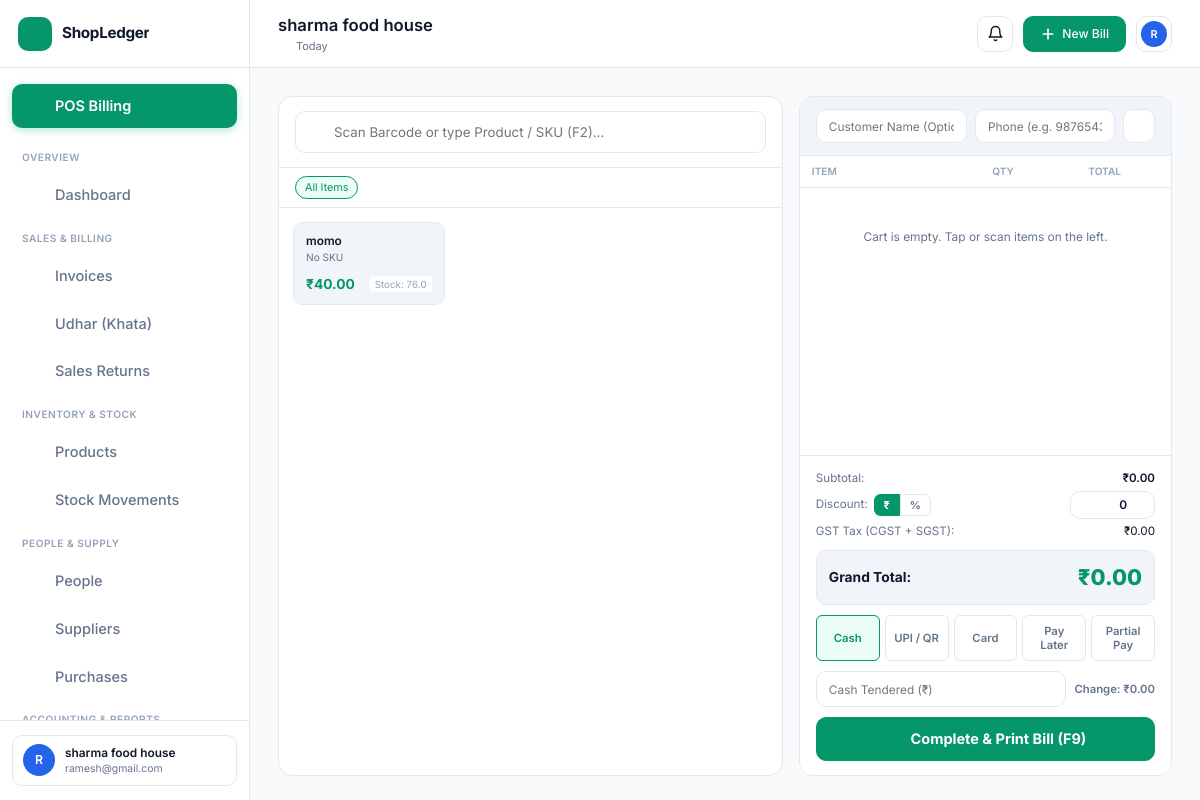
The app's page /pos (signed in) with its own data.
### tables this page shows
CREATE TABLE businesses (
        id INTEGER PRIMARY KEY AUTOINCREMENT,
        owner_id INTEGER NOT NULL,
        name TEXT NOT NULL,
        category TEXT DEFAULT 'retail',
        phone TEXT,
        email TEXT,
        address TEXT,
        gstin TEXT,
        currency TEXT DEFAULT '₹',
        invoice_prefix TEXT DEFAULT 'INV-',
        tax_enabled INTEGER DEFAULT 1,
        default_tax_rate REAL DEFAULT 0.0,
        terms_conditions TEXT DEFAULT 'Thank you for your business! Goods once sold cannot be returned without bill.',
        created_at TIMESTAMP DEFAULT CURRENT_TIMESTAMP, status TEXT DEFAULT 'active',
        FOREIGN KEY (owner_id) REFERENCES users(id) ON DELETE CASCADE
    );

CREATE TABLE users (
id INTEGER PRIMARY KEY AUTOINCREMENT,
email TEXT UNIQUE NOT NULL,
password TEXT NOT NULL
, name TEXT, role TEXT DEFAULT 'owner', business_id INTEGER, account_status TEXT DEFAULT 'active', must_change_password INTEGER DEFAULT 0, session_version INTEGER DEFAULT 1, phone TEXT);

CREATE TABLE products (
        id INTEGER PRIMARY KEY AUTOINCREMENT,
        business_id INTEGER NOT NULL,
        name TEXT NOT NULL,
        sku TEXT,
        barcode TEXT,
        category_id INTEGER,
        brand TEXT,
        purchase_price REAL NOT NULL DEFAULT 0.0,
        selling_price REAL NOT NULL DEFAULT 0.0,
        tax_rate REAL DEFAULT 0.0,
        stock_quantity REAL DEFAULT 0.0,
        min_stock_level REAL DEFAULT 5.0,
        unit TEXT DEFAULT 'pcs',
        description TEXT,
        is_active INTEGER DEFAULT 1,
        created_at TIMESTAMP DEFAULT CURRENT_TIMESTAMP, deleted_at TIMESTAMP DEFAULT NULL,
        FOREIGN KEY (business_id) REFERENCES businesses(id) ON DELETE CASCADE,
        FOREIGN KEY (category_id) REFERENCES categories(id) ON DELETE SET NULL
    );

### routes/pos_routes.py (the view)
@pos_bp.route("/pos")
def index():
    if "user_id" not in session:
        return redirect(url_for("auth.login"))
    biz_id = session.get("business_id")
    if not biz_id:
        return redirect(url_for("auth.onboarding"))
    business = get_business_by_id(biz_id)
    products = get_products(biz_id, limit=60)
    categories = get_categories(biz_id)
    customers = get_customers(biz_id, limit=30)
    return render_template(
        "pos/index.html",
        business=business,
        products=products,
        categories=categories,
        customers=customers
    )

### templates/pos/index.html (shortened to what this page needs)
{% extends "base.html" %}
{% block content %}
<div class="pos-terminal-grid">
  <div class="pos-card-pane">
    <div style="padding: 14px 16px; border-bottom: 1px solid var(--border-color); display: flex; gap: 10px; align-items: center;">
      <div style="position: relative; flex: 1;">
        <i data-lucide="scan-barcode" style="position: absolute; left: 12px; top: 50%; transform: translateY(-50%); width: 18px; height: 18px; color: var(--text-faint);"></i>
        <input type="text" id="pos-search-input" class="form-input" style="padding-left: 38px; height: 42px; font-size: 0.92rem;" placeholder="Scan Barcode or type Product / SKU (F2)..." autofocus>
      </div>
    </div>
    <div style="padding: 8px 16px; border-bottom: 1px solid var(--border-color); display: flex; gap: 6px; overflow-x: auto; white-space: nowrap;">
      <button class="quick-pill selected pos-cat-btn" data-cat-id="">All Items</button>
    </div>
    <div id="pos-product-grid" style="flex: 1; overflow-y: auto; padding: 14px; display: grid; grid-template-columns: repeat(auto-fill, minmax(140px, 1fr)); gap: 10px; align-content: start;">
      {% for p in products %}
        <div class="product-tile"
             data-id="{{ p.id }}"
             data-name="{{ p.name }}"
             data-price="{{ p.selling_price }}"
             data-cost="{{ p.purchase_price }}"
             data-tax="{{ p.tax_rate }}"
             data-sku="{{ p.sku }}"
             data-stock="{{ p.stock_quantity }}">
          <div>
            <div style="font-size: 0.82rem; font-weight: 600; color: var(--text-main); line-height: 1.3;">{{ p.name }}</div>
            <div style="font-size: 0.7rem; color: var(--text-muted); margin-top: 2px;">{{ p.sku or 'No SKU' }}</div>
          </div>
          <div style="margin-top: 8px; display: flex; align-items: center; justify-content: space-between;">
            <span style="font-weight: 700; font-size: 0.95rem; color: var(--accent-green-text);">
              {{ business.currency }}{{ "{:,.2f}".format(p.selling_price) }}
            </span>
            <span style="font-size: 0.68rem; padding: 1px 5px; border-radius: 4px; background: var(--bg-surface); color: {{ 'var(--accent-red-text)' if p.stock_quantity <= p.min_stock_level else 'var(--text-faint)' }};">
              Stock: {{ p.stock_quantity }}
            </span>
          </div>
        </div>
      {% endfor %}
    </div>
  </div>
  <div class="pos-card-pane">
    <div style="padding: 12px 16px; border-bottom: 1px solid var(--border-color); display: flex; align-items: center; justify-content: space-between; gap: 8px; background: var(--bg-surface-hover);">
      <div style="flex: 1; display: flex; gap: 8px;">
        <input type="text" id="pos-cust-name" class="form-input" style="height: 34px; font-size: 0.82rem;" placeholder="Customer Name (Optional)">
        <input type="tel" id="pos-cust-phone" class="form-input" style="height: 34px; font-size: 0.82rem; width: 140px;" placeholder="Phone (e.g. 9876543210)">
      </div>
      <button id="pos-clear-cart" class="btn-secondary" style="height: 34px; padding: 0 8px;" title="Clear Cart">
        <i data-lucide="trash-2" style="width: 14px; height: 14px;"></i>
      </button>
    </div>
    <div style="display: grid; grid-template-columns: 2fr 1fr 1fr 30px; gap: 8px; padding: 8px 12px; font-size: 0.7rem; font-weight: 600; text-transform: uppercase; color: var(--text-faint); border-bottom: 1px solid var(--border-color); background: var(--bg-input);">
      <span>Item</span>
      <span style="text-align: center;">Qty</span>
      <span style="text-align: right;">Total</span>
      <span></span>
    </div>
    <div id="pos-cart-list" style="flex: 1; overflow-y: auto; display: flex; flex-direction: column;">
      <div id="pos-cart-empty" style="text-align: center; padding: 40px 16px; color: var(--text-muted); font-size: 0.82rem;">
        <p>Cart is empty. Tap or scan items on the left.</p>
      </div>
    </div>
    <div style="padding: 14px 16px; border-top: 1px solid var(--border-color); background: var(--bg-surface); display: flex; flex-direction: column; gap: 10px;">
      <div style="display: flex; flex-direction: column; gap: 4px; font-size: 0.8rem; color: var(--text-muted);">
        <div style="display: flex; justify-content: space-between;">
          <span>Subtotal:</span>
          <span id="pos-subtotal" style="font-weight: 600; color: var(--text-main);">{{ business.currency }}0.00</span>
        </div>
        <div style="display: flex; justify-content: space-between; align-items: center;">
          <span style="display: flex; align-items: center; gap: 6px;">
            <span>Discount:</span>
            <div style="display: inline-flex; border-radius: var(--radius-sm); overflow: hidden;">
              <button type="button" class="disc-toggle-btn active" id="pos-disc-type-fixed" title="Fixed Discount (₹)">{{ business.currency }}</button>
              <button type="button" class="disc-toggle-btn" id="pos-disc-type-pct" title="Percentage Discount (%)">%</button>
            </div>
          </span>
          <input type="number" id="pos-discount-input" min="0" step="any" value="0" class="form-input" style="width: 85px; height: 28px; text-align: right; font-size: 0.82rem; font-weight: 600;">
        </div>
        {% if business.tax_enabled %}
          <div style="display: flex; justify-content: space-between;">
            <span>GST Tax (CGST + SGST):</span>
            <span id="pos-tax-val" style="color: var(--text-main);">{{ business.currency }}0.00</span>
          </div>
        {% endif %}
      </div>
      <div style="display: flex; align-items: center; justify-content: space-between; padding: 10px 12px; background: var(--bg-surface-hover); border-radius: var(--radius-md); border: 1px solid var(--border-color);">
        <span style="font-size: 0.95rem; font-weight: 700; color: var(--text-main);">Grand Total:</span>
        <span id="pos-grand-total" style="font-size: 1.5rem; font-weight: 800; color: var(--accent-green-text);">{{ business.currency }}0.00</span>
      </div>
      <div style="display: grid; grid-template-columns: repeat(5, 1fr); gap: 5px;">
        <button type="button" class="payment-method-btn active" data-method="cash">Cash</button>
        <button type="button" class="payment-method-btn" data-method="upi">UPI / QR</button>
        <button type="button" class="payment-method-btn" data-method="card">Card</button>
        <button type="button" class="payment-method-btn" data-method="credit" title="100% Udhar">Pay Later</button>
        <button type="button" class="payment-method-btn" data-method="partial" title="Partial Cash/UPI/Card + Pay Later">Partial Pay</button>
      </div>
      <div id="pos-cash-calc" style="display: flex; gap: 8px; align-items: center;">
        <input type="number" id="pos-tendered-input" class="form-input" style="height: 36px; font-size: 0.82rem;" placeholder="Cash Tendered (₹)">
        <span id="pos-change-display" style="font-size: 0.78rem; font-weight: 600; color: var(--text-muted); white-space: nowrap;">Change: ₹0.00</span>
      </div>
      <button id="pos-submit-btn" class="btn-primary" style="height: 44px; width: 100%; justify-content: center; font-size: 1rem; font-weight: 700; background: var(--accent-green);">
        <i data-lucide="check-circle-2" style="width: 20px; height: 20px;"></i>
        <span>Complete & Print Bill (F9)</span>
      </button>
    </div>
  </div>
</div>
{% endblock %}

### templates/base.html (shortened to what this page needs)
<!DOCTYPE html>
<html lang="en" data-theme="light">
<head>
  <link rel="stylesheet" href="{{ url_for('static', filename='fintech.css') }}">
</head>
<body>
  <div class="app-layout">
    <aside class="sidebar" id="main-sidebar">
      <div class="sidebar-header">
        <a href="{{ url_for('dashboard.index') }}" class="brand-wrapper">
          <div class="brand-logo">
            <i data-lucide="store" style="width: 20px; height: 20px;"></i>
          </div>
          <span class="brand-name">ShopLedger</span>
        </a>
        <button class="sidebar-collapse-btn" id="sidebar-collapse-btn" title="Toggle Sidebar">
          <i data-lucide="chevron-left" style="width: 16px; height: 16px;"></i>
        </button>
      </div>
      <nav class="sidebar-nav">
        <a href="{{ url_for('pos.index') }}" class="nav-link pos-nav-highlight" style="margin-bottom: 8px;">
          <i data-lucide="zap" class="nav-icon"></i>
          <span class="nav-label">POS Billing</span>
        </a>
        <span class="nav-section-title">Overview</span>
        <a href="{{ url_for('dashboard.index') }}" class="nav-link {% if request.endpoint == 'dashboard.index' %}active{% endif %}">
          <i data-lucide="layout-dashboard" class="nav-icon"></i>
          <span class="nav-label">Dashboard</span>
        </a>
        <span class="nav-section-title">Sales & Billing</span>
        <a href="{{ url_for('invoices.list_invoices') }}" class="nav-link {% if 'invoice' in request.endpoint %}active{% endif %}">
          <i data-lucide="receipt" class="nav-icon"></i>
          <span class="nav-label">Invoices</span>
        </a>
        <a href="{{ url_for('udhar.index') }}" class="nav-link {% if 'udhar' in request.endpoint %}active{% endif %}">
          <i data-lucide="book-open-check" class="nav-icon"></i>
          <span class="nav-label">Udhar (Khata)</span>
        </a>
        <a href="{{ url_for('returns.index') }}" class="nav-link {% if 'return' in request.endpoint %}active{% endif %}">
          <i data-lucide="rotate-ccw" class="nav-icon"></i>
          <span class="nav-label">Sales Returns</span>
        </a>
        <span class="nav-section-title">Inventory & Stock</span>
        <a href="{{ url_for('inventory.list_products') }}" class="nav-link {% if 'inventory' in request.endpoint and 'movement' not in request.endpoint %}active{% endif %}">
          <i data-lucide="package" class="nav-icon"></i>
          <span class="nav-label">Products</span>
        </a>
        <a href="{{ url_for('inventory.stock_history') }}" class="nav-link {% if 'movement' in request.endpoint %}active{% endif %}">
          <i data-lucide="history" class="nav-icon"></i>
          <span class="nav-label">Stock Movements</span>
        </a>
        <span class="nav-section-title">People & Supply</span>
        <a href="{{ url_for('customers.index') }}" class="nav-link {% if 'customer' in request.endpoint %}active{% endif %}">
          <i data-lucide="users" class="nav-icon"></i>
          <span class="nav-label">People</span>
        </a>
        <a href="{{ url_for('suppliers.index') }}" class="nav-link {% if 'supplier' in request.endpoint %}active{% endif %}">
          <i data-lucide="truck" class="nav-icon"></i>
          <span class="nav-label">Suppliers</span>
        </a>
        <a href="{{ url_for('suppliers.list_purchases') }}" class="nav-link {% if 'purchase' in request.endpoint %}active{% endif %}">
          <i data-lucide="shopping-bag" class="nav-icon"></i>
          <span class="nav-label">Purchases</span>
        </a>
        <span class="nav-section-title">Accounting & Reports</span>
      </nav>
      <div class="sidebar-footer">
        <div class="user-profile-snippet">
          <div class="user-avatar">
            {{ session.get('user_name', 'U')[0]|upper }}
          </div>
          <div class="user-meta">
            <span class="user-name">{{ session.get('business_name', 'My Shop') }}</span>
            <span class="user-role">{{ session.get('user_email', '') }}</span>
          </div>
        </div>
      </div>
    </aside>
    <div class="main-wrapper">
      <header class="topbar">
        <div class="topbar-left">
          <div>
            <h1 class="welcome-title">{{ session.get('business_name', 'ShopLedger') }}</h1>
            <div class="current-date">
              <i data-lucide="calendar" style="width: 13px; height: 13px;"></i>
              <span id="current-date-display">Today</span>
            </div>
          </div>
        </div>
        <div class="topbar-right">
          <a href="{{ url_for('udhar.notifications_view') }}" class="action-icon-btn" title="Reminders & Udhar Notifications" style="position: relative; text-decoration: none; display: flex; align-items: center; justify-content: center; width: 36px; height: 36px; border-radius: var(--radius-md); border: 1px solid var(--border-color); background: var(--bg-surface); color: var(--text-main);">
            <svg xmlns="http://www.w3.org/2000/svg" width="17" height="17" viewBox="0 0 24 24" fill="none" stroke="currentColor" stroke-width="2" stroke-linecap="round" stroke-linejoin="round"><path d="M18 8A6 6 0 0 0 6 8c0 7-3 9-3 9h18s-3-2-3-9"/><path d="M13.73 21a2 2 0 0 1-3.46 0"/></svg>
          </a>
          <a href="{{ url_for('pos.index') }}" class="btn-primary" style="text-decoration: none;">
            <svg xmlns="http://www.w3.org/2000/svg" width="16" height="16" viewBox="0 0 24 24" fill="none" stroke="currentColor" stroke-width="2.5" stroke-linecap="round" stroke-linejoin="round"><line x1="12" y1="5" x2="12" y2="19"/><line x1="5" y1="12" x2="19" y2="12"/></svg>
            <span class="btn-text">New Bill</span>
          </a>
          <div class="profile-dropdown-wrapper">
            <button class="action-icon-btn" id="profile-dropdown-trigger" title="Account settings">
              <div class="user-avatar" style="width: 26px; height: 26px; font-size: 0.75rem;">
                {{ session.get('user_name', 'U')[0]|upper }}
              </div>
            </button>
          </div>
        </div>
      </header>
      <main class="dashboard-content">
        {% block content %}{% endblock %}
      </main>
    </div>
  </div>
</body>
</html>

### records on screen
businesses: get "sharma food house", currency "₹"
users: get "ramesh@gmail.com"
products: name "momo", sku "No SKU", selling_price "40.00", stock_quantity "76.0"

### other values on screen
{{ session.get('user_name', 'U')[0]|upper }} "R"
